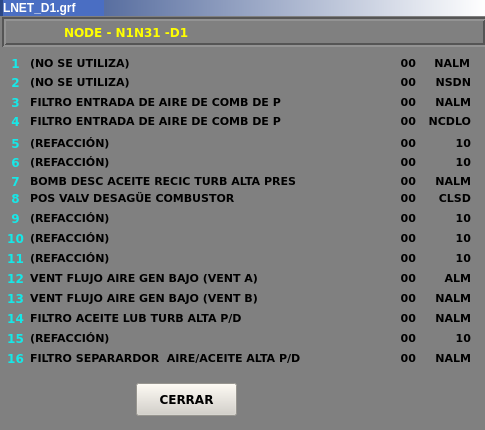
<?xml version="1.0" encoding="UTF-8"?>
<ui version="4.0">
 <class>Inet_DI_5</class>
 <widget class="QWidget" name="Inet_DI_5">
  <property name="geometry">
   <rect>
    <x>0</x>
    <y>0</y>
    <width>485</width>
    <height>430</height>
   </rect>
  </property>
  <property name="minimumSize">
   <size>
    <width>485</width>
    <height>430</height>
   </size>
  </property>
  <property name="maximumSize">
   <size>
    <width>485</width>
    <height>430</height>
   </size>
  </property>
  <property name="windowTitle">
   <string>Inet_DI_5</string>
  </property>
  <property name="styleSheet">
   <string notr="true">background-color: rgb(128, 128, 128);
</string>
  </property>
  <widget class="QLabel" name="lbTit_8">
   <property name="geometry">
    <rect>
     <x>30</x>
     <y>190</y>
     <width>340</width>
     <height>16</height>
    </rect>
   </property>
   <property name="font">
    <font>
     <family>Verdana</family>
     <pointsize>8</pointsize>
     <weight>75</weight>
     <bold>true</bold>
    </font>
   </property>
   <property name="text">
    <string>POS VALV DESAGÜE COMBUSTOR</string>
   </property>
  </widget>
  <widget class="QLabel" name="lbNum_10">
   <property name="geometry">
    <rect>
     <x>5</x>
     <y>230</y>
     <width>21</width>
     <height>16</height>
    </rect>
   </property>
   <property name="font">
    <font>
     <family>Verdana</family>
     <weight>75</weight>
     <bold>true</bold>
    </font>
   </property>
   <property name="styleSheet">
    <string notr="true">color: rgb(22, 232, 232);</string>
   </property>
   <property name="text">
    <string>10</string>
   </property>
   <property name="alignment">
    <set>Qt::AlignCenter</set>
   </property>
  </widget>
  <widget class="QLabel" name="lbUni_5">
   <property name="geometry">
    <rect>
     <x>420</x>
     <y>135</y>
     <width>51</width>
     <height>16</height>
    </rect>
   </property>
   <property name="font">
    <font>
     <family>Verdana</family>
     <pointsize>8</pointsize>
     <weight>75</weight>
     <bold>true</bold>
    </font>
   </property>
   <property name="styleSheet">
    <string notr="true"/>
   </property>
   <property name="text">
    <string>10</string>
   </property>
   <property name="alignment">
    <set>Qt::AlignRight|Qt::AlignTrailing|Qt::AlignVCenter</set>
   </property>
  </widget>
  <widget class="QLabel" name="lbNumDes_7">
   <property name="geometry">
    <rect>
     <x>381</x>
     <y>173</y>
     <width>35</width>
     <height>16</height>
    </rect>
   </property>
   <property name="font">
    <font>
     <family>Verdana</family>
     <pointsize>8</pointsize>
     <weight>75</weight>
     <bold>true</bold>
    </font>
   </property>
   <property name="text">
    <string>00</string>
   </property>
   <property name="alignment">
    <set>Qt::AlignRight|Qt::AlignTrailing|Qt::AlignVCenter</set>
   </property>
  </widget>
  <widget class="QFrame" name="frame_2">
   <property name="geometry">
    <rect>
     <x>0</x>
     <y>0</y>
     <width>485</width>
     <height>16</height>
    </rect>
   </property>
   <property name="styleSheet">
    <string notr="true">background-color: qlineargradient(spread:pad, x1:0, y1:0, x2:1, y2:0, stop:0 rgba(43, 71, 134, 255), stop:1 rgba(255, 255, 255, 255));</string>
   </property>
   <property name="frameShape">
    <enum>QFrame::Panel</enum>
   </property>
   <property name="frameShadow">
    <enum>QFrame::Raised</enum>
   </property>
   <property name="lineWidth">
    <number>0</number>
   </property>
   <widget class="QLabel" name="lbIP">
    <property name="geometry">
     <rect>
      <x>3</x>
      <y>0</y>
      <width>101</width>
      <height>16</height>
     </rect>
    </property>
    <property name="font">
     <font>
      <pointsize>9</pointsize>
      <weight>75</weight>
      <bold>true</bold>
     </font>
    </property>
    <property name="styleSheet">
     <string notr="true">background-color: rgb(74, 110, 195);
background-color: rgb(74, 110, 195);
color: rgb(255, 255, 255);</string>
    </property>
    <property name="text">
     <string>LNET_D1.grf</string>
    </property>
   </widget>
  </widget>
  <widget class="QLabel" name="lbNum_4">
   <property name="geometry">
    <rect>
     <x>5</x>
     <y>113</y>
     <width>21</width>
     <height>16</height>
    </rect>
   </property>
   <property name="font">
    <font>
     <family>Verdana</family>
     <weight>75</weight>
     <bold>true</bold>
    </font>
   </property>
   <property name="styleSheet">
    <string notr="true">color: rgb(22, 232, 232);</string>
   </property>
   <property name="text">
    <string>4</string>
   </property>
   <property name="alignment">
    <set>Qt::AlignCenter</set>
   </property>
  </widget>
  <widget class="QLabel" name="lbUni_19">
   <property name="geometry">
    <rect>
     <x>420</x>
     <y>350</y>
     <width>51</width>
     <height>16</height>
    </rect>
   </property>
   <property name="font">
    <font>
     <family>Verdana</family>
     <pointsize>8</pointsize>
     <weight>75</weight>
     <bold>true</bold>
    </font>
   </property>
   <property name="styleSheet">
    <string notr="true"/>
   </property>
   <property name="text">
    <string>NALM</string>
   </property>
   <property name="alignment">
    <set>Qt::AlignRight|Qt::AlignTrailing|Qt::AlignVCenter</set>
   </property>
  </widget>
  <widget class="QLabel" name="lbNumDes_20">
   <property name="geometry">
    <rect>
     <x>381</x>
     <y>350</y>
     <width>35</width>
     <height>16</height>
    </rect>
   </property>
   <property name="font">
    <font>
     <family>Verdana</family>
     <pointsize>8</pointsize>
     <weight>75</weight>
     <bold>true</bold>
    </font>
   </property>
   <property name="text">
    <string>00</string>
   </property>
   <property name="alignment">
    <set>Qt::AlignRight|Qt::AlignTrailing|Qt::AlignVCenter</set>
   </property>
  </widget>
  <widget class="QLabel" name="lbNum_23">
   <property name="geometry">
    <rect>
     <x>5</x>
     <y>330</y>
     <width>21</width>
     <height>16</height>
    </rect>
   </property>
   <property name="font">
    <font>
     <family>Verdana</family>
     <weight>75</weight>
     <bold>true</bold>
    </font>
   </property>
   <property name="styleSheet">
    <string notr="true">color: rgb(22, 232, 232);</string>
   </property>
   <property name="text">
    <string>15</string>
   </property>
   <property name="alignment">
    <set>Qt::AlignCenter</set>
   </property>
  </widget>
  <widget class="QLabel" name="lbTit_21">
   <property name="geometry">
    <rect>
     <x>30</x>
     <y>350</y>
     <width>340</width>
     <height>16</height>
    </rect>
   </property>
   <property name="font">
    <font>
     <family>Verdana</family>
     <pointsize>8</pointsize>
     <weight>75</weight>
     <bold>true</bold>
    </font>
   </property>
   <property name="text">
    <string>FILTRO SEPARARDOR  AIRE/ACEITE ALTA P/D</string>
   </property>
  </widget>
  <widget class="QLabel" name="lbUni_4">
   <property name="geometry">
    <rect>
     <x>420</x>
     <y>113</y>
     <width>51</width>
     <height>16</height>
    </rect>
   </property>
   <property name="font">
    <font>
     <family>Verdana</family>
     <pointsize>8</pointsize>
     <weight>75</weight>
     <bold>true</bold>
    </font>
   </property>
   <property name="styleSheet">
    <string notr="true"/>
   </property>
   <property name="text">
    <string>NCDLO</string>
   </property>
   <property name="alignment">
    <set>Qt::AlignRight|Qt::AlignTrailing|Qt::AlignVCenter</set>
   </property>
  </widget>
  <widget class="QLabel" name="lbTit_1">
   <property name="geometry">
    <rect>
     <x>30</x>
     <y>55</y>
     <width>340</width>
     <height>16</height>
    </rect>
   </property>
   <property name="font">
    <font>
     <family>Verdana</family>
     <pointsize>8</pointsize>
     <weight>75</weight>
     <bold>true</bold>
    </font>
   </property>
   <property name="styleSheet">
    <string notr="true">background-color: rgba(255, 255, 255, 0);</string>
   </property>
   <property name="text">
    <string>(NO SE UTILIZA)</string>
   </property>
  </widget>
  <widget class="QLabel" name="lbTit_4">
   <property name="geometry">
    <rect>
     <x>30</x>
     <y>113</y>
     <width>340</width>
     <height>16</height>
    </rect>
   </property>
   <property name="font">
    <font>
     <family>Verdana</family>
     <pointsize>8</pointsize>
     <weight>75</weight>
     <bold>true</bold>
    </font>
   </property>
   <property name="text">
    <string>FILTRO ENTRADA DE AIRE DE COMB DE P</string>
   </property>
  </widget>
  <widget class="QLabel" name="lbNum_5">
   <property name="geometry">
    <rect>
     <x>5</x>
     <y>135</y>
     <width>21</width>
     <height>16</height>
    </rect>
   </property>
   <property name="font">
    <font>
     <family>Verdana</family>
     <weight>75</weight>
     <bold>true</bold>
    </font>
   </property>
   <property name="styleSheet">
    <string notr="true">color: rgb(22, 232, 232);</string>
   </property>
   <property name="text">
    <string>5</string>
   </property>
   <property name="alignment">
    <set>Qt::AlignCenter</set>
   </property>
  </widget>
  <widget class="QLabel" name="lbTit_3">
   <property name="geometry">
    <rect>
     <x>30</x>
     <y>94</y>
     <width>340</width>
     <height>16</height>
    </rect>
   </property>
   <property name="font">
    <font>
     <family>Verdana</family>
     <pointsize>8</pointsize>
     <weight>75</weight>
     <bold>true</bold>
    </font>
   </property>
   <property name="styleSheet">
    <string notr="true">background-color: rgba(255, 255, 255, 0);</string>
   </property>
   <property name="text">
    <string>FILTRO ENTRADA DE AIRE DE COMB DE P</string>
   </property>
  </widget>
  <widget class="QLabel" name="lbTit_2">
   <property name="geometry">
    <rect>
     <x>30</x>
     <y>74</y>
     <width>340</width>
     <height>16</height>
    </rect>
   </property>
   <property name="font">
    <font>
     <family>Verdana</family>
     <pointsize>8</pointsize>
     <weight>75</weight>
     <bold>true</bold>
    </font>
   </property>
   <property name="styleSheet">
    <string notr="true">background-color: rgba(255, 255, 255, 0);</string>
   </property>
   <property name="text">
    <string>(NO SE UTILIZA)</string>
   </property>
  </widget>
  <widget class="QLabel" name="lbNumDes_8">
   <property name="geometry">
    <rect>
     <x>381</x>
     <y>190</y>
     <width>35</width>
     <height>16</height>
    </rect>
   </property>
   <property name="font">
    <font>
     <family>Verdana</family>
     <pointsize>8</pointsize>
     <weight>75</weight>
     <bold>true</bold>
    </font>
   </property>
   <property name="text">
    <string>00</string>
   </property>
   <property name="alignment">
    <set>Qt::AlignRight|Qt::AlignTrailing|Qt::AlignVCenter</set>
   </property>
  </widget>
  <widget class="QLabel" name="lbNumDes_11">
   <property name="geometry">
    <rect>
     <x>381</x>
     <y>250</y>
     <width>35</width>
     <height>16</height>
    </rect>
   </property>
   <property name="font">
    <font>
     <family>Verdana</family>
     <pointsize>8</pointsize>
     <weight>75</weight>
     <bold>true</bold>
    </font>
   </property>
   <property name="text">
    <string>00</string>
   </property>
   <property name="alignment">
    <set>Qt::AlignRight|Qt::AlignTrailing|Qt::AlignVCenter</set>
   </property>
  </widget>
  <widget class="QPushButton" name="btCerrar">
   <property name="geometry">
    <rect>
     <x>136</x>
     <y>383</y>
     <width>101</width>
     <height>33</height>
    </rect>
   </property>
   <property name="font">
    <font>
     <family>Verdana</family>
     <pointsize>9</pointsize>
     <weight>75</weight>
     <bold>true</bold>
    </font>
   </property>
   <property name="styleSheet">
    <string notr="true">background-color: rgb(212, 208, 200);</string>
   </property>
   <property name="text">
    <string>CERRAR</string>
   </property>
  </widget>
  <widget class="QLabel" name="lbNumDes_2">
   <property name="geometry">
    <rect>
     <x>381</x>
     <y>74</y>
     <width>35</width>
     <height>16</height>
    </rect>
   </property>
   <property name="font">
    <font>
     <family>Verdana</family>
     <pointsize>8</pointsize>
     <weight>75</weight>
     <bold>true</bold>
    </font>
   </property>
   <property name="text">
    <string>00</string>
   </property>
   <property name="alignment">
    <set>Qt::AlignRight|Qt::AlignTrailing|Qt::AlignVCenter</set>
   </property>
  </widget>
  <widget class="QLabel" name="lbUni_12">
   <property name="geometry">
    <rect>
     <x>420</x>
     <y>270</y>
     <width>51</width>
     <height>16</height>
    </rect>
   </property>
   <property name="font">
    <font>
     <family>Verdana</family>
     <pointsize>8</pointsize>
     <weight>75</weight>
     <bold>true</bold>
    </font>
   </property>
   <property name="styleSheet">
    <string notr="true"/>
   </property>
   <property name="text">
    <string>ALM</string>
   </property>
   <property name="alignment">
    <set>Qt::AlignRight|Qt::AlignTrailing|Qt::AlignVCenter</set>
   </property>
  </widget>
  <widget class="QLabel" name="lbNumDes_10">
   <property name="geometry">
    <rect>
     <x>381</x>
     <y>230</y>
     <width>35</width>
     <height>16</height>
    </rect>
   </property>
   <property name="font">
    <font>
     <family>Verdana</family>
     <pointsize>8</pointsize>
     <weight>75</weight>
     <bold>true</bold>
    </font>
   </property>
   <property name="text">
    <string>00</string>
   </property>
   <property name="alignment">
    <set>Qt::AlignRight|Qt::AlignTrailing|Qt::AlignVCenter</set>
   </property>
  </widget>
  <widget class="QLabel" name="lbUni_1">
   <property name="geometry">
    <rect>
     <x>420</x>
     <y>55</y>
     <width>50</width>
     <height>16</height>
    </rect>
   </property>
   <property name="font">
    <font>
     <family>Verdana</family>
     <pointsize>8</pointsize>
     <weight>75</weight>
     <bold>true</bold>
    </font>
   </property>
   <property name="styleSheet">
    <string notr="true"/>
   </property>
   <property name="text">
    <string>NALM</string>
   </property>
   <property name="alignment">
    <set>Qt::AlignRight|Qt::AlignTrailing|Qt::AlignVCenter</set>
   </property>
  </widget>
  <widget class="QLabel" name="lbNumDes_12">
   <property name="geometry">
    <rect>
     <x>381</x>
     <y>270</y>
     <width>35</width>
     <height>16</height>
    </rect>
   </property>
   <property name="font">
    <font>
     <family>Verdana</family>
     <pointsize>8</pointsize>
     <weight>75</weight>
     <bold>true</bold>
    </font>
   </property>
   <property name="text">
    <string>00</string>
   </property>
   <property name="alignment">
    <set>Qt::AlignRight|Qt::AlignTrailing|Qt::AlignVCenter</set>
   </property>
  </widget>
  <widget class="QLabel" name="lbUni_14">
   <property name="geometry">
    <rect>
     <x>420</x>
     <y>310</y>
     <width>51</width>
     <height>16</height>
    </rect>
   </property>
   <property name="font">
    <font>
     <family>Verdana</family>
     <pointsize>8</pointsize>
     <weight>75</weight>
     <bold>true</bold>
    </font>
   </property>
   <property name="styleSheet">
    <string notr="true"/>
   </property>
   <property name="text">
    <string>NALM</string>
   </property>
   <property name="alignment">
    <set>Qt::AlignRight|Qt::AlignTrailing|Qt::AlignVCenter</set>
   </property>
  </widget>
  <widget class="QLabel" name="lbNum_12">
   <property name="geometry">
    <rect>
     <x>5</x>
     <y>270</y>
     <width>21</width>
     <height>16</height>
    </rect>
   </property>
   <property name="font">
    <font>
     <family>Verdana</family>
     <weight>75</weight>
     <bold>true</bold>
    </font>
   </property>
   <property name="styleSheet">
    <string notr="true">color: rgb(22, 232, 232);</string>
   </property>
   <property name="text">
    <string>12</string>
   </property>
   <property name="alignment">
    <set>Qt::AlignCenter</set>
   </property>
  </widget>
  <widget class="QLabel" name="lbUni_6">
   <property name="geometry">
    <rect>
     <x>420</x>
     <y>154</y>
     <width>51</width>
     <height>16</height>
    </rect>
   </property>
   <property name="font">
    <font>
     <family>Verdana</family>
     <pointsize>8</pointsize>
     <weight>75</weight>
     <bold>true</bold>
    </font>
   </property>
   <property name="styleSheet">
    <string notr="true"/>
   </property>
   <property name="text">
    <string>10</string>
   </property>
   <property name="alignment">
    <set>Qt::AlignRight|Qt::AlignTrailing|Qt::AlignVCenter</set>
   </property>
  </widget>
  <widget class="QLabel" name="lbNumDes_6">
   <property name="geometry">
    <rect>
     <x>381</x>
     <y>154</y>
     <width>35</width>
     <height>16</height>
    </rect>
   </property>
   <property name="font">
    <font>
     <family>Verdana</family>
     <pointsize>8</pointsize>
     <weight>75</weight>
     <bold>true</bold>
    </font>
   </property>
   <property name="text">
    <string>00</string>
   </property>
   <property name="alignment">
    <set>Qt::AlignRight|Qt::AlignTrailing|Qt::AlignVCenter</set>
   </property>
  </widget>
  <widget class="QLabel" name="lbNum_6">
   <property name="geometry">
    <rect>
     <x>5</x>
     <y>154</y>
     <width>21</width>
     <height>16</height>
    </rect>
   </property>
   <property name="font">
    <font>
     <family>Verdana</family>
     <weight>75</weight>
     <bold>true</bold>
    </font>
   </property>
   <property name="styleSheet">
    <string notr="true">color: rgb(22, 232, 232);</string>
   </property>
   <property name="text">
    <string>6</string>
   </property>
   <property name="alignment">
    <set>Qt::AlignCenter</set>
   </property>
  </widget>
  <widget class="QLabel" name="lbNum_3">
   <property name="geometry">
    <rect>
     <x>5</x>
     <y>94</y>
     <width>21</width>
     <height>16</height>
    </rect>
   </property>
   <property name="font">
    <font>
     <family>Verdana</family>
     <weight>75</weight>
     <bold>true</bold>
    </font>
   </property>
   <property name="styleSheet">
    <string notr="true">color: rgb(22, 232, 232);</string>
   </property>
   <property name="text">
    <string>3</string>
   </property>
   <property name="alignment">
    <set>Qt::AlignCenter</set>
   </property>
  </widget>
  <widget class="QLabel" name="lbTit_11">
   <property name="geometry">
    <rect>
     <x>30</x>
     <y>250</y>
     <width>340</width>
     <height>16</height>
    </rect>
   </property>
   <property name="font">
    <font>
     <family>Verdana</family>
     <pointsize>8</pointsize>
     <weight>75</weight>
     <bold>true</bold>
    </font>
   </property>
   <property name="text">
    <string>(REFACCIÓN)</string>
   </property>
  </widget>
  <widget class="QLabel" name="lbNum_11">
   <property name="geometry">
    <rect>
     <x>5</x>
     <y>250</y>
     <width>21</width>
     <height>16</height>
    </rect>
   </property>
   <property name="font">
    <font>
     <family>Verdana</family>
     <weight>75</weight>
     <bold>true</bold>
    </font>
   </property>
   <property name="styleSheet">
    <string notr="true">color: rgb(22, 232, 232);</string>
   </property>
   <property name="text">
    <string>11</string>
   </property>
   <property name="alignment">
    <set>Qt::AlignCenter</set>
   </property>
  </widget>
  <widget class="QLabel" name="lbUni_17">
   <property name="geometry">
    <rect>
     <x>420</x>
     <y>330</y>
     <width>51</width>
     <height>16</height>
    </rect>
   </property>
   <property name="font">
    <font>
     <family>Verdana</family>
     <pointsize>8</pointsize>
     <weight>75</weight>
     <bold>true</bold>
    </font>
   </property>
   <property name="styleSheet">
    <string notr="true"/>
   </property>
   <property name="text">
    <string>10</string>
   </property>
   <property name="alignment">
    <set>Qt::AlignRight|Qt::AlignTrailing|Qt::AlignVCenter</set>
   </property>
  </widget>
  <widget class="QLabel" name="lbNumDes_3">
   <property name="geometry">
    <rect>
     <x>381</x>
     <y>94</y>
     <width>35</width>
     <height>16</height>
    </rect>
   </property>
   <property name="font">
    <font>
     <family>Verdana</family>
     <pointsize>8</pointsize>
     <weight>75</weight>
     <bold>true</bold>
    </font>
   </property>
   <property name="text">
    <string>00</string>
   </property>
   <property name="alignment">
    <set>Qt::AlignRight|Qt::AlignTrailing|Qt::AlignVCenter</set>
   </property>
  </widget>
  <widget class="QLabel" name="lbNum_18">
   <property name="geometry">
    <rect>
     <x>5</x>
     <y>310</y>
     <width>21</width>
     <height>16</height>
    </rect>
   </property>
   <property name="font">
    <font>
     <family>Verdana</family>
     <weight>75</weight>
     <bold>true</bold>
    </font>
   </property>
   <property name="styleSheet">
    <string notr="true">color: rgb(22, 232, 232);</string>
   </property>
   <property name="text">
    <string>14</string>
   </property>
   <property name="alignment">
    <set>Qt::AlignCenter</set>
   </property>
  </widget>
  <widget class="QLabel" name="lbNumDes_24">
   <property name="geometry">
    <rect>
     <x>381</x>
     <y>310</y>
     <width>35</width>
     <height>16</height>
    </rect>
   </property>
   <property name="font">
    <font>
     <family>Verdana</family>
     <pointsize>8</pointsize>
     <weight>75</weight>
     <bold>true</bold>
    </font>
   </property>
   <property name="text">
    <string>00</string>
   </property>
   <property name="alignment">
    <set>Qt::AlignRight|Qt::AlignTrailing|Qt::AlignVCenter</set>
   </property>
  </widget>
  <widget class="QLabel" name="lbNumDes_18">
   <property name="geometry">
    <rect>
     <x>381</x>
     <y>330</y>
     <width>35</width>
     <height>16</height>
    </rect>
   </property>
   <property name="font">
    <font>
     <family>Verdana</family>
     <pointsize>8</pointsize>
     <weight>75</weight>
     <bold>true</bold>
    </font>
   </property>
   <property name="text">
    <string>00</string>
   </property>
   <property name="alignment">
    <set>Qt::AlignRight|Qt::AlignTrailing|Qt::AlignVCenter</set>
   </property>
  </widget>
  <widget class="QLabel" name="lbNum_8">
   <property name="geometry">
    <rect>
     <x>5</x>
     <y>190</y>
     <width>21</width>
     <height>16</height>
    </rect>
   </property>
   <property name="font">
    <font>
     <family>Verdana</family>
     <weight>75</weight>
     <bold>true</bold>
    </font>
   </property>
   <property name="styleSheet">
    <string notr="true">color: rgb(22, 232, 232);</string>
   </property>
   <property name="text">
    <string>8</string>
   </property>
   <property name="alignment">
    <set>Qt::AlignCenter</set>
   </property>
  </widget>
  <widget class="QLabel" name="lbTit_18">
   <property name="geometry">
    <rect>
     <x>30</x>
     <y>330</y>
     <width>340</width>
     <height>16</height>
    </rect>
   </property>
   <property name="font">
    <font>
     <family>Verdana</family>
     <pointsize>8</pointsize>
     <weight>75</weight>
     <bold>true</bold>
    </font>
   </property>
   <property name="text">
    <string>(REFACCIÓN)</string>
   </property>
  </widget>
  <widget class="QLabel" name="lbTit_5">
   <property name="geometry">
    <rect>
     <x>30</x>
     <y>135</y>
     <width>340</width>
     <height>16</height>
    </rect>
   </property>
   <property name="font">
    <font>
     <family>Verdana</family>
     <pointsize>8</pointsize>
     <weight>75</weight>
     <bold>true</bold>
    </font>
   </property>
   <property name="text">
    <string>(REFACCIÓN)</string>
   </property>
  </widget>
  <widget class="QLabel" name="lbNumDes_9">
   <property name="geometry">
    <rect>
     <x>381</x>
     <y>210</y>
     <width>35</width>
     <height>16</height>
    </rect>
   </property>
   <property name="font">
    <font>
     <family>Verdana</family>
     <pointsize>8</pointsize>
     <weight>75</weight>
     <bold>true</bold>
    </font>
   </property>
   <property name="text">
    <string>00</string>
   </property>
   <property name="alignment">
    <set>Qt::AlignRight|Qt::AlignTrailing|Qt::AlignVCenter</set>
   </property>
  </widget>
  <widget class="QLabel" name="lbNumDes_1">
   <property name="geometry">
    <rect>
     <x>381</x>
     <y>55</y>
     <width>35</width>
     <height>16</height>
    </rect>
   </property>
   <property name="font">
    <font>
     <family>Verdana</family>
     <pointsize>8</pointsize>
     <weight>75</weight>
     <bold>true</bold>
    </font>
   </property>
   <property name="text">
    <string>00</string>
   </property>
   <property name="alignment">
    <set>Qt::AlignRight|Qt::AlignTrailing|Qt::AlignVCenter</set>
   </property>
  </widget>
  <widget class="QLabel" name="lbTit_13">
   <property name="geometry">
    <rect>
     <x>30</x>
     <y>310</y>
     <width>340</width>
     <height>16</height>
    </rect>
   </property>
   <property name="font">
    <font>
     <family>Verdana</family>
     <pointsize>8</pointsize>
     <weight>75</weight>
     <bold>true</bold>
    </font>
   </property>
   <property name="text">
    <string>FILTRO ACEITE LUB TURB ALTA P/D</string>
   </property>
  </widget>
  <widget class="QFrame" name="frame">
   <property name="geometry">
    <rect>
     <x>2</x>
     <y>17</y>
     <width>485</width>
     <height>30</height>
    </rect>
   </property>
   <property name="styleSheet">
    <string notr="true">border-color: rgb(255, 255, 255);</string>
   </property>
   <property name="frameShape">
    <enum>QFrame::Box</enum>
   </property>
   <property name="frameShadow">
    <enum>QFrame::Sunken</enum>
   </property>
   <property name="lineWidth">
    <number>2</number>
   </property>
   <widget class="QLabel" name="label_2">
    <property name="geometry">
     <rect>
      <x>62</x>
      <y>4</y>
      <width>400</width>
      <height>22</height>
     </rect>
    </property>
    <property name="font">
     <font>
      <family>Verdana</family>
      <pointsize>9</pointsize>
      <weight>75</weight>
      <bold>true</bold>
     </font>
    </property>
    <property name="styleSheet">
     <string notr="true">color: rgb(255, 255, 0);</string>
    </property>
    <property name="text">
     <string>NODE - N1N31 -D1</string>
    </property>
   </widget>
  </widget>
  <widget class="QLabel" name="lbUni_3">
   <property name="geometry">
    <rect>
     <x>420</x>
     <y>94</y>
     <width>51</width>
     <height>16</height>
    </rect>
   </property>
   <property name="font">
    <font>
     <family>Verdana</family>
     <pointsize>8</pointsize>
     <weight>75</weight>
     <bold>true</bold>
    </font>
   </property>
   <property name="styleSheet">
    <string notr="true"/>
   </property>
   <property name="text">
    <string>NALM</string>
   </property>
   <property name="alignment">
    <set>Qt::AlignRight|Qt::AlignTrailing|Qt::AlignVCenter</set>
   </property>
  </widget>
  <widget class="QLabel" name="lbNum_21">
   <property name="geometry">
    <rect>
     <x>5</x>
     <y>350</y>
     <width>21</width>
     <height>16</height>
    </rect>
   </property>
   <property name="font">
    <font>
     <family>Verdana</family>
     <weight>75</weight>
     <bold>true</bold>
    </font>
   </property>
   <property name="styleSheet">
    <string notr="true">color: rgb(22, 232, 232);</string>
   </property>
   <property name="text">
    <string>16</string>
   </property>
   <property name="alignment">
    <set>Qt::AlignCenter</set>
   </property>
  </widget>
  <widget class="QLabel" name="lbUni_9">
   <property name="geometry">
    <rect>
     <x>420</x>
     <y>210</y>
     <width>51</width>
     <height>16</height>
    </rect>
   </property>
   <property name="font">
    <font>
     <family>Verdana</family>
     <pointsize>8</pointsize>
     <weight>75</weight>
     <bold>true</bold>
    </font>
   </property>
   <property name="styleSheet">
    <string notr="true"/>
   </property>
   <property name="text">
    <string>10</string>
   </property>
   <property name="alignment">
    <set>Qt::AlignRight|Qt::AlignTrailing|Qt::AlignVCenter</set>
   </property>
  </widget>
  <widget class="QLabel" name="lbNum_1">
   <property name="geometry">
    <rect>
     <x>5</x>
     <y>55</y>
     <width>21</width>
     <height>16</height>
    </rect>
   </property>
   <property name="font">
    <font>
     <family>Verdana</family>
     <weight>75</weight>
     <bold>true</bold>
    </font>
   </property>
   <property name="styleSheet">
    <string notr="true">color: rgb(22, 232, 232);</string>
   </property>
   <property name="text">
    <string>1</string>
   </property>
   <property name="alignment">
    <set>Qt::AlignCenter</set>
   </property>
  </widget>
  <widget class="QLabel" name="lbUni_11">
   <property name="geometry">
    <rect>
     <x>420</x>
     <y>250</y>
     <width>51</width>
     <height>16</height>
    </rect>
   </property>
   <property name="font">
    <font>
     <family>Verdana</family>
     <pointsize>8</pointsize>
     <weight>75</weight>
     <bold>true</bold>
    </font>
   </property>
   <property name="styleSheet">
    <string notr="true"/>
   </property>
   <property name="text">
    <string>10</string>
   </property>
   <property name="alignment">
    <set>Qt::AlignRight|Qt::AlignTrailing|Qt::AlignVCenter</set>
   </property>
  </widget>
  <widget class="QLabel" name="lbNumDes_4">
   <property name="geometry">
    <rect>
     <x>381</x>
     <y>113</y>
     <width>35</width>
     <height>16</height>
    </rect>
   </property>
   <property name="font">
    <font>
     <family>Verdana</family>
     <pointsize>8</pointsize>
     <weight>75</weight>
     <bold>true</bold>
    </font>
   </property>
   <property name="text">
    <string>00</string>
   </property>
   <property name="alignment">
    <set>Qt::AlignRight|Qt::AlignTrailing|Qt::AlignVCenter</set>
   </property>
  </widget>
  <widget class="QLabel" name="lbTit_6">
   <property name="geometry">
    <rect>
     <x>30</x>
     <y>154</y>
     <width>340</width>
     <height>16</height>
    </rect>
   </property>
   <property name="font">
    <font>
     <family>Verdana</family>
     <pointsize>8</pointsize>
     <weight>75</weight>
     <bold>true</bold>
    </font>
   </property>
   <property name="text">
    <string>(REFACCIÓN)</string>
   </property>
  </widget>
  <widget class="QLabel" name="lbUni_2">
   <property name="geometry">
    <rect>
     <x>420</x>
     <y>74</y>
     <width>51</width>
     <height>16</height>
    </rect>
   </property>
   <property name="font">
    <font>
     <family>Verdana</family>
     <pointsize>8</pointsize>
     <weight>75</weight>
     <bold>true</bold>
    </font>
   </property>
   <property name="styleSheet">
    <string notr="true"/>
   </property>
   <property name="text">
    <string>NSDN</string>
   </property>
   <property name="alignment">
    <set>Qt::AlignRight|Qt::AlignTrailing|Qt::AlignVCenter</set>
   </property>
  </widget>
  <widget class="QLabel" name="lbUni_15">
   <property name="geometry">
    <rect>
     <x>420</x>
     <y>290</y>
     <width>51</width>
     <height>16</height>
    </rect>
   </property>
   <property name="font">
    <font>
     <family>Verdana</family>
     <pointsize>8</pointsize>
     <weight>75</weight>
     <bold>true</bold>
    </font>
   </property>
   <property name="styleSheet">
    <string notr="true"/>
   </property>
   <property name="text">
    <string>NALM</string>
   </property>
   <property name="alignment">
    <set>Qt::AlignRight|Qt::AlignTrailing|Qt::AlignVCenter</set>
   </property>
  </widget>
  <widget class="QLabel" name="lbTit_9">
   <property name="geometry">
    <rect>
     <x>30</x>
     <y>210</y>
     <width>340</width>
     <height>16</height>
    </rect>
   </property>
   <property name="font">
    <font>
     <family>Verdana</family>
     <pointsize>8</pointsize>
     <weight>75</weight>
     <bold>true</bold>
    </font>
   </property>
   <property name="text">
    <string>(REFACCIÓN)</string>
   </property>
  </widget>
  <widget class="QLabel" name="lbTit_7">
   <property name="geometry">
    <rect>
     <x>30</x>
     <y>173</y>
     <width>340</width>
     <height>16</height>
    </rect>
   </property>
   <property name="font">
    <font>
     <family>Verdana</family>
     <pointsize>8</pointsize>
     <weight>75</weight>
     <bold>true</bold>
    </font>
   </property>
   <property name="text">
    <string>BOMB DESC ACEITE RECIC TURB ALTA PRES</string>
   </property>
  </widget>
  <widget class="QLabel" name="lbTit_12">
   <property name="geometry">
    <rect>
     <x>30</x>
     <y>270</y>
     <width>340</width>
     <height>16</height>
    </rect>
   </property>
   <property name="font">
    <font>
     <family>Verdana</family>
     <pointsize>8</pointsize>
     <weight>75</weight>
     <bold>true</bold>
    </font>
   </property>
   <property name="text">
    <string>VENT FLUJO AIRE GEN BAJO (VENT A)</string>
   </property>
  </widget>
  <widget class="QLabel" name="lbNumDes_17">
   <property name="geometry">
    <rect>
     <x>381</x>
     <y>290</y>
     <width>35</width>
     <height>16</height>
    </rect>
   </property>
   <property name="font">
    <font>
     <family>Verdana</family>
     <pointsize>8</pointsize>
     <weight>75</weight>
     <bold>true</bold>
    </font>
   </property>
   <property name="text">
    <string>00</string>
   </property>
   <property name="alignment">
    <set>Qt::AlignRight|Qt::AlignTrailing|Qt::AlignVCenter</set>
   </property>
  </widget>
  <widget class="QLabel" name="lbTit_10">
   <property name="geometry">
    <rect>
     <x>30</x>
     <y>230</y>
     <width>340</width>
     <height>16</height>
    </rect>
   </property>
   <property name="font">
    <font>
     <family>Verdana</family>
     <pointsize>8</pointsize>
     <weight>75</weight>
     <bold>true</bold>
    </font>
   </property>
   <property name="text">
    <string>(REFACCIÓN)</string>
   </property>
  </widget>
  <widget class="QLabel" name="lbNum_2">
   <property name="geometry">
    <rect>
     <x>5</x>
     <y>74</y>
     <width>21</width>
     <height>16</height>
    </rect>
   </property>
   <property name="font">
    <font>
     <family>Verdana</family>
     <weight>75</weight>
     <bold>true</bold>
    </font>
   </property>
   <property name="styleSheet">
    <string notr="true">color: rgb(22, 232, 232);</string>
   </property>
   <property name="text">
    <string>2</string>
   </property>
   <property name="alignment">
    <set>Qt::AlignCenter</set>
   </property>
  </widget>
  <widget class="QLabel" name="lbTit_24">
   <property name="geometry">
    <rect>
     <x>30</x>
     <y>290</y>
     <width>340</width>
     <height>16</height>
    </rect>
   </property>
   <property name="font">
    <font>
     <family>Verdana</family>
     <pointsize>8</pointsize>
     <weight>75</weight>
     <bold>true</bold>
    </font>
   </property>
   <property name="styleSheet">
    <string notr="true">background-color: rgba(255, 255, 255, 0);</string>
   </property>
   <property name="text">
    <string>VENT FLUJO AIRE GEN BAJO (VENT B)</string>
   </property>
  </widget>
  <widget class="QLabel" name="lbUni_7">
   <property name="geometry">
    <rect>
     <x>420</x>
     <y>173</y>
     <width>51</width>
     <height>16</height>
    </rect>
   </property>
   <property name="font">
    <font>
     <family>Verdana</family>
     <pointsize>8</pointsize>
     <weight>75</weight>
     <bold>true</bold>
    </font>
   </property>
   <property name="styleSheet">
    <string notr="true"/>
   </property>
   <property name="text">
    <string>NALM</string>
   </property>
   <property name="alignment">
    <set>Qt::AlignRight|Qt::AlignTrailing|Qt::AlignVCenter</set>
   </property>
  </widget>
  <widget class="QLabel" name="lbNum_7">
   <property name="geometry">
    <rect>
     <x>5</x>
     <y>173</y>
     <width>21</width>
     <height>16</height>
    </rect>
   </property>
   <property name="font">
    <font>
     <family>Verdana</family>
     <weight>75</weight>
     <bold>true</bold>
    </font>
   </property>
   <property name="styleSheet">
    <string notr="true">color: rgb(22, 232, 232);</string>
   </property>
   <property name="text">
    <string>7</string>
   </property>
   <property name="alignment">
    <set>Qt::AlignCenter</set>
   </property>
  </widget>
  <widget class="QLabel" name="lbNum_20">
   <property name="geometry">
    <rect>
     <x>5</x>
     <y>290</y>
     <width>21</width>
     <height>16</height>
    </rect>
   </property>
   <property name="font">
    <font>
     <family>Verdana</family>
     <weight>75</weight>
     <bold>true</bold>
    </font>
   </property>
   <property name="styleSheet">
    <string notr="true">color: rgb(22, 232, 232);</string>
   </property>
   <property name="text">
    <string>13</string>
   </property>
   <property name="alignment">
    <set>Qt::AlignCenter</set>
   </property>
  </widget>
  <widget class="QLabel" name="lbUni_8">
   <property name="geometry">
    <rect>
     <x>420</x>
     <y>190</y>
     <width>51</width>
     <height>16</height>
    </rect>
   </property>
   <property name="font">
    <font>
     <family>Verdana</family>
     <pointsize>8</pointsize>
     <weight>75</weight>
     <bold>true</bold>
    </font>
   </property>
   <property name="styleSheet">
    <string notr="true"/>
   </property>
   <property name="text">
    <string>CLSD</string>
   </property>
   <property name="alignment">
    <set>Qt::AlignRight|Qt::AlignTrailing|Qt::AlignVCenter</set>
   </property>
  </widget>
  <widget class="QLabel" name="lbNum_9">
   <property name="geometry">
    <rect>
     <x>5</x>
     <y>210</y>
     <width>21</width>
     <height>16</height>
    </rect>
   </property>
   <property name="font">
    <font>
     <family>Verdana</family>
     <weight>75</weight>
     <bold>true</bold>
    </font>
   </property>
   <property name="styleSheet">
    <string notr="true">color: rgb(22, 232, 232);</string>
   </property>
   <property name="text">
    <string>9</string>
   </property>
   <property name="alignment">
    <set>Qt::AlignCenter</set>
   </property>
  </widget>
  <widget class="QLabel" name="lbNumDes_5">
   <property name="geometry">
    <rect>
     <x>381</x>
     <y>135</y>
     <width>35</width>
     <height>16</height>
    </rect>
   </property>
   <property name="font">
    <font>
     <family>Verdana</family>
     <pointsize>8</pointsize>
     <weight>75</weight>
     <bold>true</bold>
    </font>
   </property>
   <property name="text">
    <string>00</string>
   </property>
   <property name="alignment">
    <set>Qt::AlignRight|Qt::AlignTrailing|Qt::AlignVCenter</set>
   </property>
  </widget>
  <widget class="QLabel" name="lbUni_10">
   <property name="geometry">
    <rect>
     <x>420</x>
     <y>230</y>
     <width>51</width>
     <height>16</height>
    </rect>
   </property>
   <property name="font">
    <font>
     <family>Verdana</family>
     <pointsize>8</pointsize>
     <weight>75</weight>
     <bold>true</bold>
    </font>
   </property>
   <property name="styleSheet">
    <string notr="true"/>
   </property>
   <property name="text">
    <string>10</string>
   </property>
   <property name="alignment">
    <set>Qt::AlignRight|Qt::AlignTrailing|Qt::AlignVCenter</set>
   </property>
  </widget>
 </widget>
 <layoutdefault spacing="6" margin="11"/>
 <resources/>
 <connections/>
</ui>
